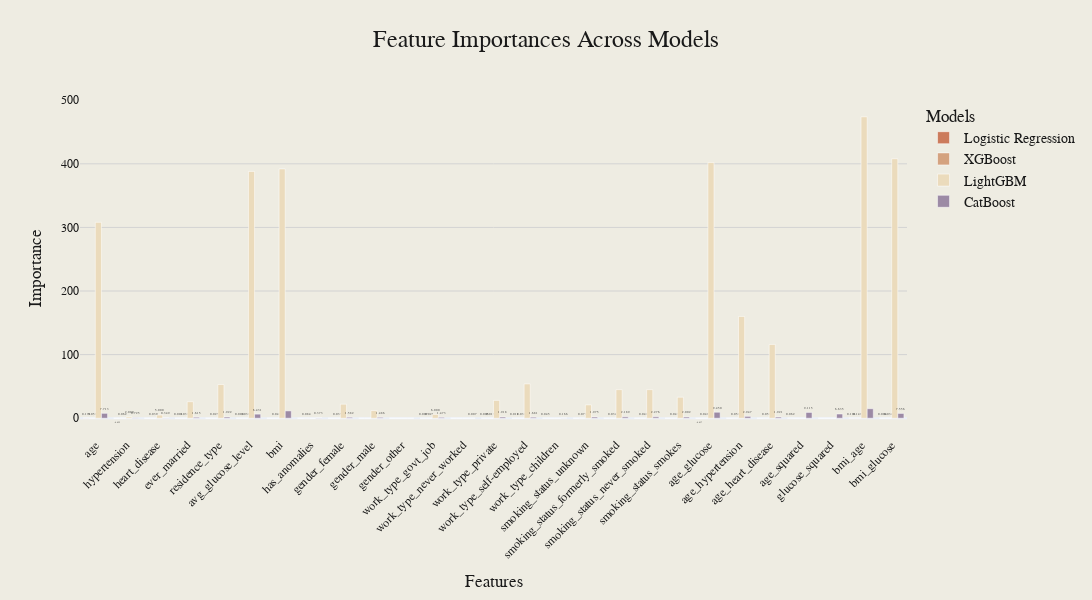

This figure's notebook cell:
### Code cell
metrics_to_plot = [
    "roc_auc",
    "pr_auc",
    "f1",
    "precision",
    "recall",
    "balanced_accuracy",
]
plot_model_performance(
    val_results, metrics_to_plot, save_path="../images/initial_model_performance.png"
)
plot_combined_confusion_matrices(
    val_results,
    y_val,
    val_predictions,
    labels=["No Stroke", "Stroke"],
    save_path="../images/initial_confusion_matrices.png",
)
plot_feature_importances(
    feature_importances,
    save_path="../images/initial_validation_feature_importances.png",
)

### Figure 1 — Plotly figure (JSON) as saved in the notebook; plotly's stock layout.template omitted (floating-point values rounded to 4 significant figures)
{"data": [{"marker": {"color": "#CC7B5C"}, "name": "Logistic Regression", "text": ["0.171", "-0.022", "-0.013", "0.011", "-0.001", "0.010", "-0.013", "-0.001", "-0.003", "-0.003", "0.000", "0.007", "-0.001", "0.005", "0.011", "0.045", "-0.004", "-0.002", "0.001", "-0.003", "-0.037", "-0.007", "-0.007", "0.062", "-0.002", "0.101", "0.004"], "textposition": "auto", "type": "bar", "x": ["age", "hypertension", "heart_disease", "ever_married", "residence_type", "avg_glucose_level", "bmi", "has_anomalies", "gender_female", "gender_male", "gender_other", "work_type_govt_job", "work_type_never_worked", "work_type_private", "work_type_self-employed", "work_type_children", "smoking_status_unknown", "smoking_status_formerly_smoked", "smoking_status_never_smoked", "smoking_status_smokes", "age_glucose", "age_hypertension", "age_heart_disease", "age_squared", "glucose_squared", "bmi_age", "bmi_glucose"], "y": [0.1709, -0.02183, -0.01293, 0.01124, -0.0009165, 0.01045, -0.01276, -0.001188, -0.003157, -0.003157, 0, 0.007094, -0.0008147, 0.004752, 0.01076, 0.04545, -0.004107, -0.001595, 0.0007468, -0.003021, -0.03724, -0.007366, -0.006857, 0.06236, -0.002138, 0.1007, 0.004141]}, {"marker": {"color": "#D4A27F"}, "name": "XGBoost", "text": ["0.058", "0.062", "0.030", "0.038", "0.025", "0.038", "0.043", "0.084", "0.035", "0.000", "0.000", "0.021", "0.000", "0.013", "0.031", "0.000", "0.077", "0.034", "0.041", "0.043", "0.048", "0.050", "0.050", "0.000", "0.000", "0.147", "0.034"], "textposition": "auto", "type": "bar", "x": ["age", "hypertension", "heart_disease", "ever_married", "residence_type", "avg_glucose_level", "bmi", "has_anomalies", "gender_female", "gender_male", "gender_other", "work_type_govt_job", "work_type_never_worked", "work_type_private", "work_type_self-employed", "work_type_children", "smoking_status_unknown", "smoking_status_formerly_smoked", "smoking_status_never_smoked", "smoking_status_smokes", "age_glucose", "age_hypertension", "age_heart_disease", "age_squared", "glucose_squared", "bmi_age", "bmi_glucose"], "y": [0.05819, 0.06178, 0.0304, 0.03832, 0.0248, 0.03783, 0.04337, 0.0838, 0.03459, 0, 0, 0.02058, 0, 0.01274, 0.03145, 0, 0.07688, 0.03351, 0.04088, 0.04303, 0.04789, 0.04954, 0.04963, 0, 0, 0.1468, 0.03398]}, {"marker": {"color": "#EBDBBC"}, "name": "LightGBM", "text": ["308.000", "2.000", "5.000", "26.000", "53.000", "388.000", "392.000", "0.000", "22.000", "12.000", "0.000", "6.000", "0.000", "28.000", "54.000", "0.000", "21.000", "45.000", "45.000", "33.000", "402.000", "160.000", "116.000", "0.000", "0.000", "474.000", "408.000"], "textposition": "auto", "type": "bar", "x": ["age", "hypertension", "heart_disease", "ever_married", "residence_type", "avg_glucose_level", "bmi", "has_anomalies", "gender_female", "gender_male", "gender_other", "work_type_govt_job", "work_type_never_worked", "work_type_private", "work_type_self-employed", "work_type_children", "smoking_status_unknown", "smoking_status_formerly_smoked", "smoking_status_never_smoked", "smoking_status_smokes", "age_glucose", "age_hypertension", "age_heart_disease", "age_squared", "glucose_squared", "bmi_age", "bmi_glucose"], "y": [308, 2, 5, 26, 53, 388, 392, 0, 22, 12, 0, 6, 0, 28, 54, 0, 21, 45, 45, 33, 402, 160, 116, 0, 0, 474, 408]}, {"marker": {"color": "#9C8AA5"}, "name": "CatBoost", "text": ["7.713", "0.725", "0.349", "1.615", "1.922", "6.431", "11.533", "0.373", "1.582", "1.486", "0.000", "1.473", "0.007", "1.918", "1.681", "0.166", "1.975", "2.189", "2.276", "2.002", "9.450", "2.947", "1.921", "9.115", "6.635", "14.963", "7.556"], "textposition": "auto", "type": "bar", "x": ["age", "hypertension", "heart_disease", "ever_married", "residence_type", "avg_glucose_level", "bmi", "has_anomalies", "gender_female", "gender_male", "gender_other", "work_type_govt_job", "work_type_never_worked", "work_type_private", "work_type_self-employed", "work_type_children", "smoking_status_unknown", "smoking_status_formerly_smoked", "smoking_status_never_smoked", "smoking_status_smokes", "age_glucose", "age_hypertension", "age_heart_disease", "age_squared", "glucose_squared", "bmi_age", "bmi_glucose"], "y": [7.713, 0.7248, 0.3491, 1.615, 1.922, 6.431, 11.53, 0.3726, 1.582, 1.486, 0, 1.473, 0.006519, 1.918, 1.681, 0.1663, 1.975, 2.189, 2.276, 2.002, 9.45, 2.947, 1.921, 9.115, 6.635, 14.96, 7.556]}], "layout": {"barmode": "group", "font": {"color": "#191919", "family": "Styrene A", "size": 14}, "height": 600, "legend": {"title": {"text": "Models"}}, "paper_bgcolor": "#EEECE2", "plot_bgcolor": "#EEECE2", "title": {"font": {"color": "#191919", "family": "Styrene B", "size": 24}, "text": "Feature Importances Across Models", "x": 0.5, "xanchor": "center", "y": 0.95, "yanchor": "top"}, "width": 1200, "xaxis": {"tickangle": -45, "tickfont": {"color": "#191919", "family": "Styrene A", "size": 12}, "title": {"text": "Features"}}, "yaxis": {"gridcolor": "LightGrey", "gridwidth": 1, "showgrid": true, "tickfont": {"color": "#191919", "family": "Styrene A", "size": 12}, "title": {"text": "Importance"}}}}
